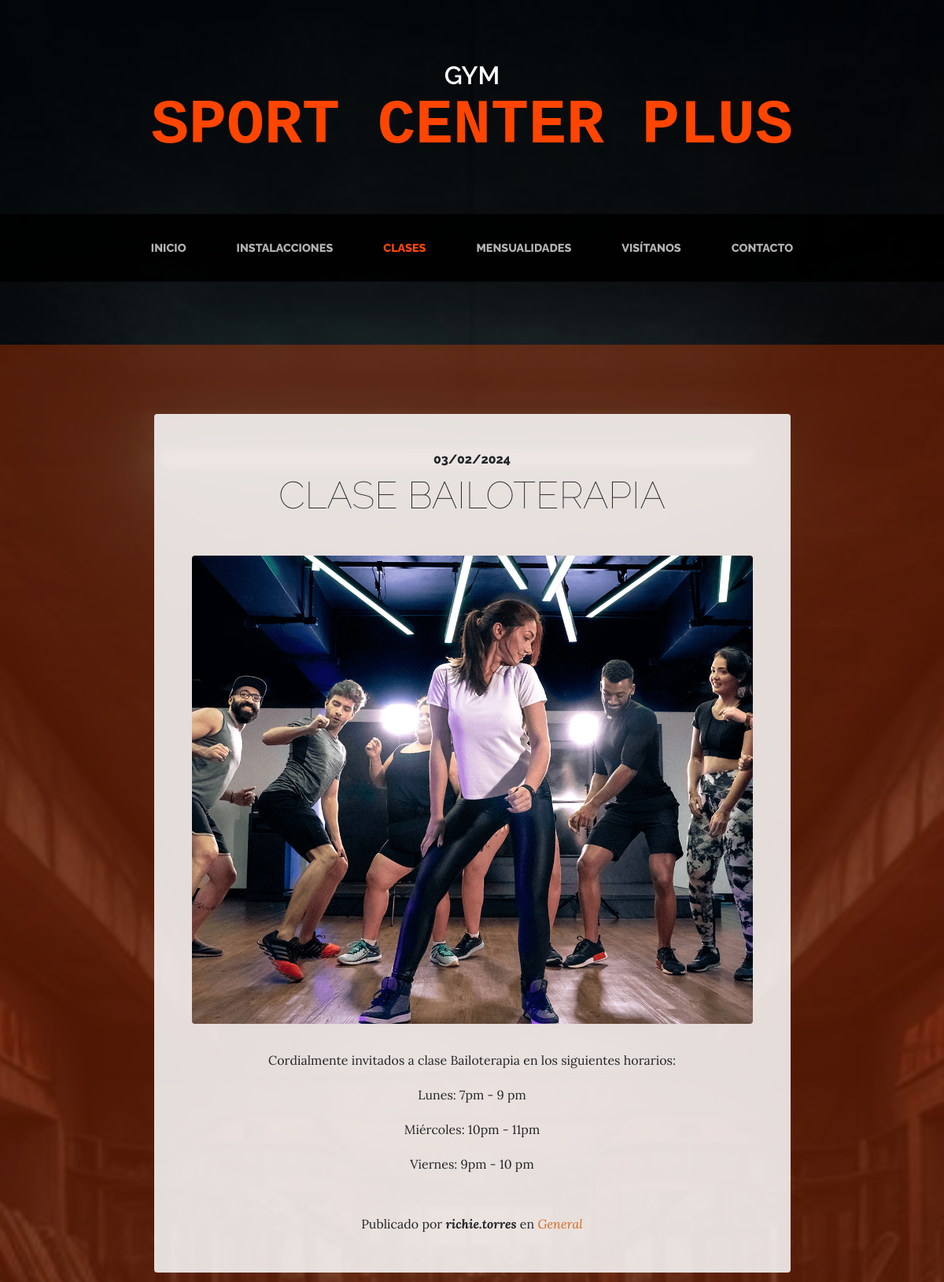
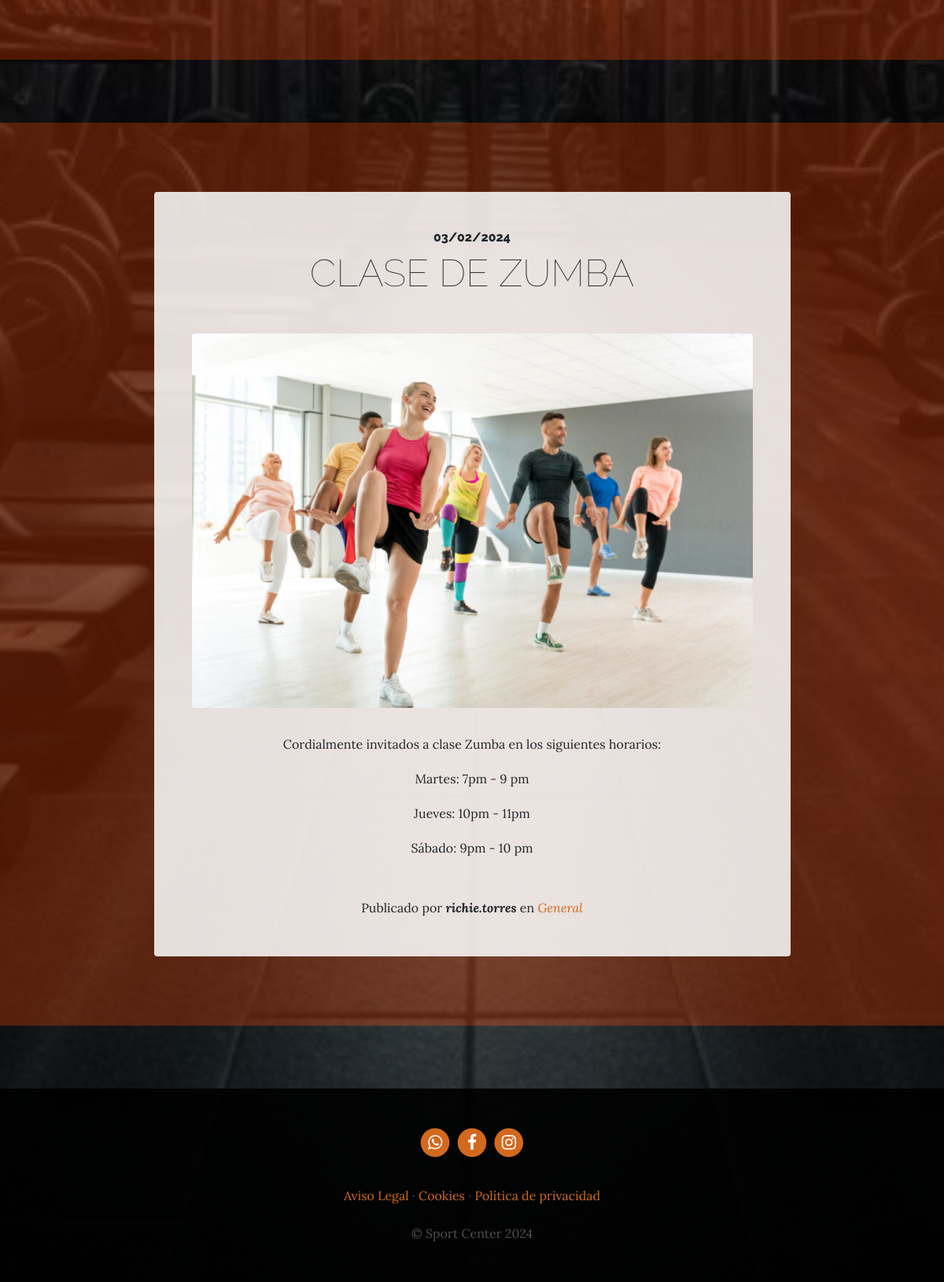
Screenshot of /blog/category/1/ with the database file from the repository (2 pictures, top to bottom).
### blog/models.py (models this page shows, shortened)
class Post(models.Model):
    title = models.CharField(max_length=200, verbose_name="Título")
    content = models.TextField(verbose_name="Contenido")
    published = models.DateTimeField(verbose_name="Fecha de publicación", default=now)
    image = models.ImageField(verbose_name="Imagen", upload_to="blog", null=True, blank=True)
    author = models.ForeignKey(User, verbose_name="Autor", on_delete=models.CASCADE)
    categories = models.ManyToManyField(Category, verbose_name="Categorías", related_name="get_posts")
    created = models.DateTimeField(auto_now_add=True, verbose_name="Fecha de creación")
    updated = models.DateTimeField(auto_now=True, verbose_name="Fecha de edición")
    class Meta:
        verbose_name = "entrada"
        verbose_name_plural = "entradas"
        ordering = ['-created']

class Category(models.Model):
    name = models.CharField(max_length=100, verbose_name="Nombre")
    created = models.DateTimeField(auto_now_add=True, verbose_name="Fecha de creación")
    updated = models.DateTimeField(auto_now=True, verbose_name="Fecha de edición")
    class Meta:
        verbose_name = "categoría"
        verbose_name_plural = "categorías"
        ordering = ['-created']

### pages/models.py (models this page shows, shortened)
class Page(models.Model):
    title = models.CharField(verbose_name="Título", max_length=200)
    content = RichTextField(verbose_name="Contenido")
    order = models.SmallIntegerField(verbose_name="Orden", default=0)
    created = models.DateTimeField(auto_now_add=True, verbose_name="Fecha de creación")
    updated = models.DateTimeField(auto_now=True, verbose_name="Fecha de edición")
    class Meta:
        verbose_name = "página"
        verbose_name_plural = "páginas"
        ordering = ['order','title']

### blog/views.py (the view)
# urls.py: path('category/<int:category_id>/', views.category, name="category"),
def category(request, category_id):
    category = get_object_or_404(Category, id=category_id)
    return render(request, "blog/category.html", {'category':category})

### pages/templatetags/pages_extras.py (called while the page is built)
@register.simple_tag
def get_page_list():
    pages = Page.objects.all()
    return pages

### social/processors.py (called while the page is built)
def ctx_dict(request):
    ctx = {}
    links = Link.objects.all()
    for link in links:
        ctx[link.key] = link.url
    return ctx

### blog/templates/blog/category.html (shortened to what this page needs)
{% extends 'core/base.html' %}
{% load static %}
{% block content %}
  {% for post in category.get_posts.all %}
    <section class="page-section cta">
      <div class="container">
        <div class="row">
          <div class="col-xl-9 mx-auto">
            <div class="cta-innerv text-center rounded">
              <h2 class="section-heading mb-5">
                <span class="section-heading-upper">{{post.published|date:"SHORT_DATE_FORMAT"}}</span>
                <span class="section-heading-lower">{{post.title}}</span>
              </h2>
              <p class="mb-0">
                <img class="mx-auto d-flex rounded img-fluid mb-3 mb-lg-0" src="{{post.image.url}}" alt="">
              </p>
              <p class="mb-0 mbt">{{post.content|linebreaks}}</p>
              <p class="mb-0 mbt">
                <span class="section-heading-under">Publicado por <em><b>{{post.author}}</b></em> en
                  <em>
                   {% for category in post.categories.all %}
                    <a href="{% url 'category' category.id %}" class="link">{{category.name}}</a>{% if not forloop.last %},{% endif %}
                   {% endfor %}
                  </em>
                </span>
              </p>
            </div>
          </div>
        </div>
      </div>
    </section>
  {% endfor %}
{% endblock %}

### core/templates/core/base.html (shortened to what this page needs)
<!DOCTYPE html>
<html lang="es">
  <head>
    {% load static %}
    <link href="{% static 'core/vendor/bootstrap/css/bootstrap.min.css' %}" rel="stylesheet">
    <link href="{% static 'core/vendor/font-awesome/css/font-awesome.min.css' %}" rel="stylesheet" type="text/css">
    <link href="{% static 'core/css/business-casual.css' %}" rel="stylesheet">
  </head>
  <body>
    <h1 class="site-heading text-center text-white d-none d-lg-block">
      <span class="site-heading-upper mb-3">Gym</span>
      <span class="site-heading-lower text-primary">Sport Center Plus</span>
    </h1>
    <nav class="navbar navbar-expand-lg navbar-dark py-lg-4" id="mainNav">
      <div class="container">
        <div class="collapse navbar-collapse" id="navbarResponsive">
          <ul class="navbar-nav mx-auto">
            <li class="nav-item px-lg-4 {% if request.path == '/' %}active{% endif %}">
              <a class="nav-link text-uppercase text-expanded" href="{% url 'home' %}">Inicio</a>
            </li>
            <li class="nav-item px-lg-4 {% if request.path == '/about/' %}active{% endif %}">
              <a class="nav-link text-uppercase text-expanded" href="{% url 'about' %}">Instalacciones</a>
            </li>
            <li class="nav-item px-lg-4 {% if request.path|slice:":6" == '/blog/' %}active{% endif %}">
              <a class="nav-link text-uppercase text-expanded" href="{% url 'blog' %}">Clases</a>
            </li>
            <li class="nav-item px-lg-4 {% if request.path == '/services/' %}active{% endif %}">
              <a class="nav-link text-uppercase text-expanded" href="{% url 'services' %}">Mensualidades</a>
            </li>
            <li class="nav-item px-lg-4 {% if request.path == '/store/' %}active{% endif %}">
              <a class="nav-link text-uppercase text-expanded" href="{% url 'store' %}">Visítanos</a>
            </li>
            <li class="nav-item px-lg-4 {% if request.path == '/contact/' %}active{% endif %}">
              <a class="nav-link text-uppercase text-expanded" href="{% url 'contact' %}">Contacto</a>
            </li>
          </ul>
        </div>
      </div>
    </nav>
    {% block content %} {% endblock %}
    <footer class="footer text-faded text-center py-5">
      <div class="container">
        <p class="m-0">
          {% if LINK_TWITTER %}
            <a href="https://wa.me/573013106205" class="link">
              <span class="fa-stack fa-lg">
                <i class="fa fa-circle fa-stack-2x"></i>
                <i class="fa fa-whatsapp fa-stack-1x fa-inverse"></i>
              </span>
            </a>
          {% endif %}
          {% if LINK_FACEBOOK %}
            <a href="https://www.facebook.com/share/U2Syab5z4MFk9Sut/?mibextid=qi2Omg" class="link">
              <span class="fa-stack fa-lg">
                <i class="fa fa-circle fa-stack-2x"></i>
                <i class="fa fa-facebook fa-stack-1x fa-inverse"></i>
              </span>
            </a>
          {% endif %}
          {% if LINK_INSTAGRAM %}
            <a href="https://www.instagram.com/gimnasiosportcenter?igshid=ZHl3OHZsajEwamFz" class="link">
              <span class="fa-stack fa-lg">
                <i class="fa fa-circle fa-stack-2x"></i>
                <i class="fa fa-instagram fa-stack-1x fa-inverse"></i>
              </span>
            </a>
          {% endif %}
        </p>
        <p class="m-0 mbt">
          {% load pages_extras %}
          {% get_page_list as page_list %}
          {% for page in page_list %}
            <a href="{% url 'page' page.id page.title|slugify %}" class="link">{{page.title}}</a> {% if not forloop.last %}·{% endif %}
          {% endfor %}
        </p>
        <p class="m-0 mbt1">&copy; Sport Center 2024</p>
      </div>
	  </footer>
  </body>
</html>

### core/static/core/css/business-casual.css (style rules this page uses)
body { font-family: 'Lora'; background: linear-gradient(rgba(0, 0, 0, 0.65), rgba(0, 0, 0, 0.65)), url("../img/bg.jpg"); background-attachment: fixed; background-position: center; background-size: cover; }
h1, h2, h3, h4, h5, h6 { font-family: 'Raleway'; }
p { line-height: 1.75; }
.text-faded { color: rgba(255, 255, 255, 0.3); }
.site-heading { margin-top: 5rem; margin-bottom: 5rem; text-transform: uppercase; line-height: 1; font-family: 'Raleway'; }
.site-heading .site-heading-upper { display: block; font-size: 2rem; font-weight: 600; }
.site-heading .site-heading-lower { font-size: 5rem; font-weight: 600; line-height: 4rem; font-family: "Lucida Console", Courier, monospace; }
.page-section { margin-top: 5rem; margin-bottom: 5rem; }
.section-heading { text-transform: uppercase; }
.section-heading .section-heading-upper { display: block; font-size: 1rem; font-weight: 800; padding-bottom:.5rem; }
.section-heading .section-heading-lower { display: block; font-size: 3rem; font-weight: 100; }
#mainNav { background-color: rgba(0, 0, 0, 0.9); font-family: 'Raleway'; }
#mainNav .navbar-nav .nav-item .nav-link { color: rgba(255, 255, 255, 0.7); font-weight: 800; }
#mainNav .navbar-nav .nav-item.active .nav-link { color: #FF4500; }
@media (min-width: 992px) { #mainNav .navbar-nav .nav-item .nav-link { font-size: 0.9rem; } }
.cta { padding-top: 5rem; padding-bottom: 5rem; background-color: rgba(255, 69, 0, 0.3); }
.cta .cta-innerv { position: relative; padding: 3rem; margin: 0.5rem; background-color: rgba(255, 255, 255, 0.85); }
.footer { background-color: rgba(0, 0, 0, 0.9); }
.text-primary { color: #FF4500 !important; }
.mbt { padding-top: 2rem; }
.mbt1 { padding-top: 1.25rem; }
a.link { color: #D2691E; }
.fa-whatsapp { color: verde; }

### rows the page displays
Post: published "03/02/2024", title "CLASE BAILOTERAPIA", image (picture), content "Cordialmente invitados a clase Bailoterapia en los siguientes horarios: Lunes: 7pm - 9 pm Miércoles: 10pm - 11pm Viernes: 9pm - 10 pm", author "richie.torres"
Category: name "General"
Post: published "03/02/2024", title "CLASE DE ZUMBA", image (picture), content "Cordialmente invitados a clase Zumba en los siguientes horarios: Martes: 7pm - 9 pm Jueves: 10pm - 11pm Sábado: 9pm - 10 pm", author "richie.torres"
Page: title "Aviso Legal"
Page: title "Cookies"
Page: title "Política de privacidad"
